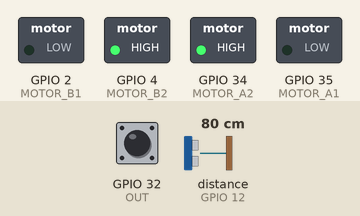
This sketch was run on a simulated ESP32. Parts: switched loads named in the sketch (green lamp = pin HIGH). Wiring (inferred from the names in the program): ultrasonic range finder: trigger GPIO 13; echo GPIO 12. Inputs (shaded band) come from the test bench; at power-on: distance to the obstacle (sensor on GPIO 12) 80 cm, GPIO 32 (OUT) LOW. The echo pulse lasts 58.3 µs per cm; pins used as bus, display or sensor lines are not drawn; what the sketch prints to the serial monitor is not drawn.

Above: at 1.3 s.
1.4 s: distance to the obstacle (sensor on GPIO 12) set to 6 cm
3.3 s: distance to the obstacle (sensor on GPIO 12) set to 3 cm
At 5.3 s:
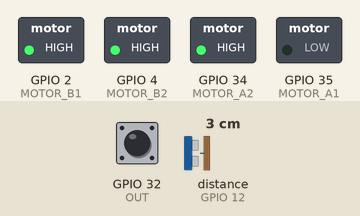
5.6 s: distance to the obstacle (sensor on GPIO 12) set to 9 cm
At 9.0 s:
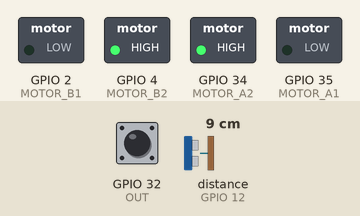
9.8 s: distance to the obstacle (sensor on GPIO 12) set to 2 cm
At 11.8 s:
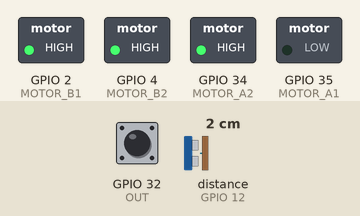
12.2 s: GPIO 32 (OUT) pulsed HIGH 5 times (0.12 s each, 0.3 s apart)
At 14.3 s:
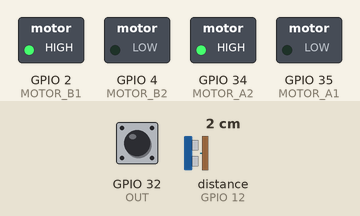
17.9 s: GPIO 32 (OUT) pulsed HIGH 5 times (0.12 s each, 0.3 s apart)
Timing chart, 0 to 24.1 s (numbered marks = the images above; inputs shaded):
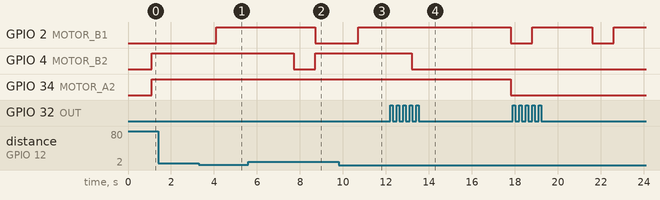

The sketch:

Blink.ino
```cpp
#include <WiFi.h>
#include <WebServer.h>

const char* ssid = "CHIVA_AMAZONICA";
const byte MIN_DIST = 5;

const byte ECHO = 12;
const byte TRIG = 13;
const byte LED = 2;

String answer = "";

#define S0 27
#define S1 26
#define S2 25
#define S3 33
#define OUT 32

#define RED 1
#define BLUE 2
#define GREEN 3

#define MOTOR_A1 35
#define MOTOR_A2 34
#define MOTOR_B1 2
#define MOTOR_B2 4

WebServer server(80);

void setup() {
  Serial.begin(115200);
  Serial.println();

  pinMode(LED, OUTPUT);

  pinMode(ECHO, INPUT);
  pinMode(TRIG, OUTPUT);

  pinMode(S0, OUTPUT);
  pinMode(S1, OUTPUT);
  pinMode(S2, OUTPUT);
  pinMode(S3, OUTPUT);
  pinMode(OUT, INPUT);
  digitalWrite(S0, HIGH);
  digitalWrite(S1, LOW);

  pinMode(MOTOR_A1, OUTPUT);
  pinMode(MOTOR_A2, OUTPUT);
  pinMode(MOTOR_B1, OUTPUT);
  pinMode(MOTOR_B2, OUTPUT);

  Serial.println("Setting Soft-AP mode...");
  Serial.println(WiFi.softAP(ssid) ? "Done!" : "Error!");
  IPAddress ip = WiFi.softAPIP();

  Serial.print("Name RED: ");
  Serial.println(ssid);
  Serial.print("IP: ");
  Serial.println(ip);

  server.on("/", handleRoot);
  server.onNotFound(handleNotFound);

  server.begin();
  Serial.print("Server HTTP init on: ");
  Serial.println(ip);

  delay(100);
}

void loop() {
  server.handleClient();
  delay(1000);
  answer = "<!DOCTYPE html> <html> <body> <h1> Server ESP32 </h1>";
  int distance = getDistance();
  Serial.print("Distance(CM): ");
  Serial.println(distance);
  answer = answer + "<h2> Distancia(CM): " + distance + "</h2>";
  if(distance < MIN_DIST) {
    digitalWrite(LED, HIGH);
    int color = getColor();
    if(color == RED) {
      Serial.println("Izquierda!");
      turnLeft();
    }
    if(color == GREEN) {
      stay();
      Serial.println("Verde!");
    }
    if(color == BLUE) {
      turnRight();
      Serial.println("Derecha!");
    }
  } else {
    digitalWrite(LED, LOW);
    forward();
  }
}


void handleRoot() {
  answer = answer + "</body> </html>";
  server.send(200, "text/html", answer);
}

String notFound = "<!DOCTYPE html> <html> <body> <h1>Error 404!</h1> </body> </html>";
void handleNotFound() {
  server.send(404, "text/html", notFound);
}

int getDistance() {
  digitalWrite(TRIG, LOW);
  delayMicroseconds(2);
  digitalWrite(TRIG, HIGH);
  delayMicroseconds(20);
  digitalWrite(TRIG, LOW);
  float distance = pulseIn(ECHO, HIGH);
  distance = distance / 58;
  return (int) distance;
}

int getColor() {
  Serial.print("RGB (");
  digitalWrite(S2, LOW);
  digitalWrite(S3, LOW);
  delay(100);
  int red = pulseIn(OUT, LOW);
  Serial.print(red);
  Serial.print(", ");
  delay(100);

  digitalWrite(S2, HIGH);
  digitalWrite(S3, HIGH);
  delay(100);
  int green = pulseIn(OUT, LOW);
  Serial.print(green);
  Serial.print(", ");
  delay(100);

  digitalWrite(S2, LOW);
  digitalWrite(S3, HIGH);
  delay(100);
  int blue = pulseIn(OUT, LOW);
  Serial.print(blue);
  Serial.println(")");
  delay(100);

  if(red < 85 && green > 80 && blue > 80) {
    Serial.println("RED");
    answer = answer + "<h2> Color(rgb): (" + red + ", " + green + ", " + blue + ") RED</h2>";
    return RED;
  }

  if(red > 80 && green > 100 && blue < 80) {
    Serial.println("BLUE");
    answer = answer + "<h2> Color(rgb): (" + red + ", " + green + ", " + blue + ") BLUE</h2>";
    return BLUE;
  }

  if(red > 185 && green < 140 && blue < 130) {
    Serial.println("GREEN");
    answer = answer + "<h2> Color(rgb): (" + red + ", " + green + ", " + blue + ") GREEN</h2>";
    return GREEN;
  }
}

void stay() {
  digitalWrite(MOTOR_A1, LOW);
  digitalWrite(MOTOR_A2, LOW);
  digitalWrite(MOTOR_B1, LOW);
  digitalWrite(MOTOR_B2, LOW);
  answer = answer + "<h3> Detenido... </h3>";
  Serial.println("Parar");
}

void forward() {
  digitalWrite(MOTOR_A1, LOW);
  digitalWrite(MOTOR_A2, HIGH);
  digitalWrite(MOTOR_B1, LOW);
  digitalWrite(MOTOR_B2, HIGH);
  answer = answer + "<h3> Avanzando... </h3>";
  Serial.println("Avanzar");
}

void back() {
  digitalWrite(MOTOR_A1, HIGH);
  digitalWrite(MOTOR_A2, LOW);
  digitalWrite(MOTOR_B1, HIGH);
  digitalWrite(MOTOR_B2, LOW);
  answer = answer + "<h3> Retrocediendo... </h3>";
  Serial.println("Atras");
}

void turnRight() {
  digitalWrite(MOTOR_A1, HIGH);
  digitalWrite(MOTOR_A2, LOW);
  digitalWrite(MOTOR_B1, LOW);
  digitalWrite(MOTOR_B2, HIGH);
  answer = answer + "<h3> Derecha... </h3>";
  Serial.println("Derecha");
}

void turnLeft() {
  digitalWrite(MOTOR_A1, LOW);
  digitalWrite(MOTOR_A2, HIGH);
  digitalWrite(MOTOR_B1, HIGH);
  digitalWrite(MOTOR_B2, LOW);
  answer = answer + "<h3> Izquierda... </h3>";
  Serial.println("Izquierda");
}
```

Measured:
- the behaviour switches between 5 and 4 cm on distance to the obstacle (sensor on GPIO 12) (found by bisection; images 0 and 1)
- after the input at 1.4 s, every drawn part: stays the same
- after the input at 3.3 s, GPIO 2 (MOTOR_B1): LOW → HIGH after 0.81 s
- after the input at 5.6 s, GPIO 2 (MOTOR_B1): HIGH → LOW after 3.1 s
- after the input at 9.8 s, GPIO 2 (MOTOR_B1): LOW → HIGH after 0.92 s
- after the input at 12.2 s, GPIO 4 (MOTOR_B2): HIGH → LOW after 1.0 s; GPIO 34 (MOTOR_A2): HIGH → LOW after 5.6 s instead of 2.1 s; GPIO 35 (MOTOR_A1): stays LOW (without the input it goes to HIGH after 2.1 s)
